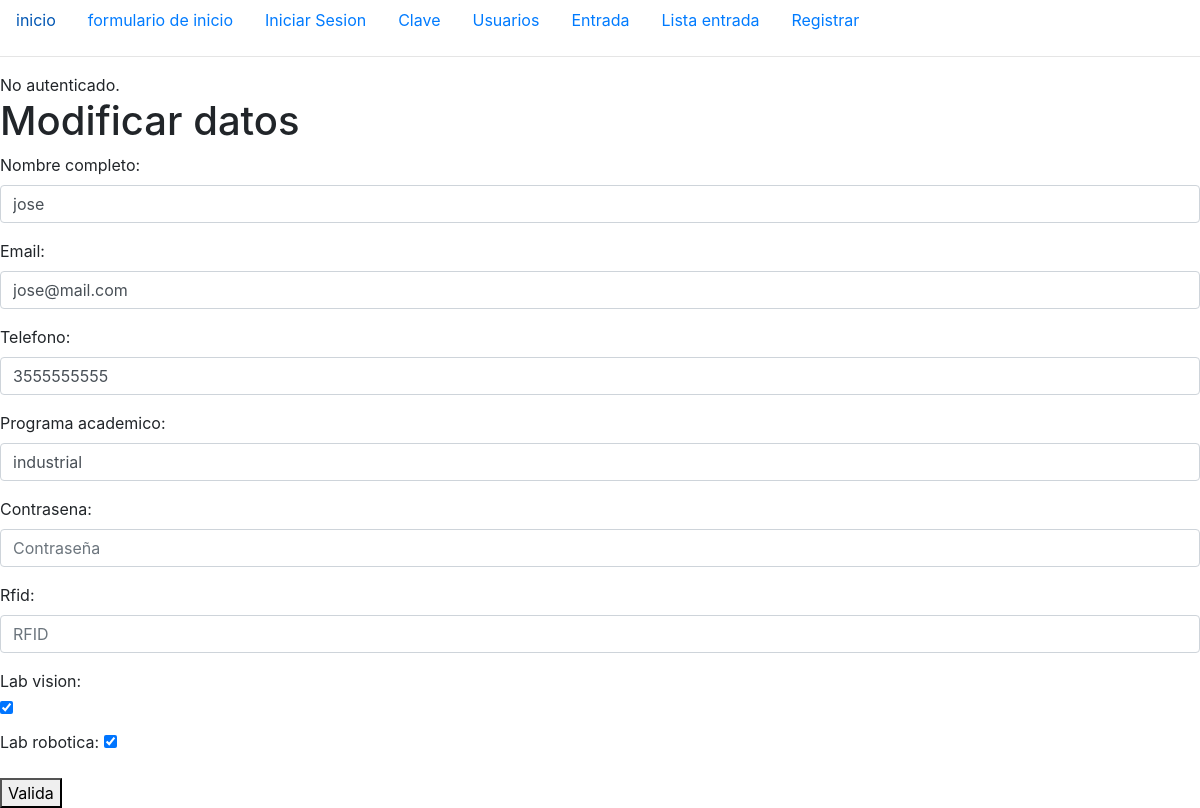
/actualizacion_clave/2, run on an earlier commit of the app's database.
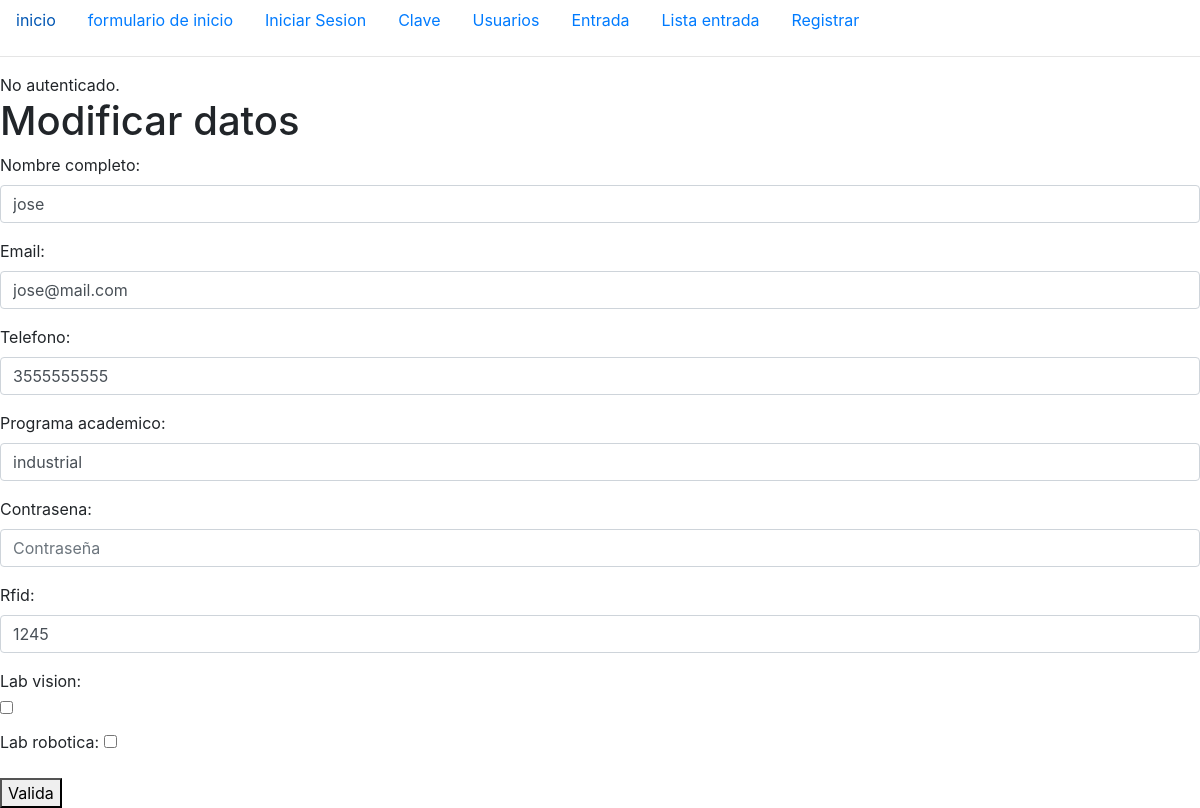
And on a later commit of the database.
### login/models.py (models this page shows, shortened)
class Verificacion(models.Model):
    usuario = models.ForeignKey(User, on_delete=models.CASCADE)
    nombre_completo = models.CharField(max_length=100)
    email = models.EmailField(max_length=100)
    telefono = models.CharField(max_length=10) # por que un numero tiene solo 10 digitos
    programa_academico = models.CharField(max_length=255)
    contrasena = models.CharField(max_length=10, unique=True)
    rfid = models.CharField(max_length=50, null=True, blank=True)
    lab_vision = models.BooleanField(default=False)
    lab_robotica = models.BooleanField(default=False)

### login/views.py (the view)
# urls.py: path('actualizacion_clave/<int:id>', views.actualizar_clave, name='actualizar_clave'),
def actualizar_clave(request, id):
    clave = Verificacion.objects.get(id=id)
    if request.method == 'POST':
        form = VerificacionForm(request.POST, instance=clave)
        if form.is_valid():
            form.save()
            return redirect('inicio')
    else:
        form = VerificacionForm(instance=clave)
    return render(request, 'pagina/actualizacion_clave.html', {'form':form})

### login/forms.py
class VerificacionForm(forms.ModelForm):
    class Meta:
        model = Verificacion
        fields = ['nombre_completo', 'email', 'telefono', 'programa_academico', 'contrasena', 'rfid', 'lab_vision', 'lab_robotica']
        widgets = {
            'nombre_completo': forms.TextInput(attrs={'placeholder': 'Nombre completo', 'class':'form-control', 'autocomplete':'off'}),
            'email': forms.EmailInput(attrs={'placeholder': 'Correo electrónico', 'class':'form-control', 'autocomplete':'off'}),
            'telefono': forms.TextInput(attrs={'placeholder': 'Teléfono', 'maxlength': '10', 'class':'form-control',}),
            'programa_academico': forms.TextInput(attrs={'placeholder': 'programa academico', 'class':'form-control', 'autocomplete':'off'}),
            'contrasena': forms.PasswordInput(attrs={'placeholder': 'Contraseña', 'class':'form-control',}),
            'rfid': forms.TextInput(attrs={'placeholder': 'RFID', 'maxlength': '10', 'class':'form-control', 'autocomplete':'off'}),
            'lab_vision': forms.CheckboxInput(attrs={'class':"form-check btn-check"}),
            'lab_robotica': forms.CheckboxInput(),
        }

### login/templates/pagina/actualizacion_clave.html (shortened to what this page needs)
{% extends 'main/prueba.html' %}
{% block content %}
    <h1>Modificar datos</h1>
    <form method="POST">
        {{form.as_p}}
        <button type='submit'>Valida</button>
    </form>
{% endblock  %}

What changed in the data, as far as the page shows it:
changed Verificacion "jose": rfid (not shown) → "1245"; lab_vision "☑" → "☐"; lab_robotica "☑" → "☐"
